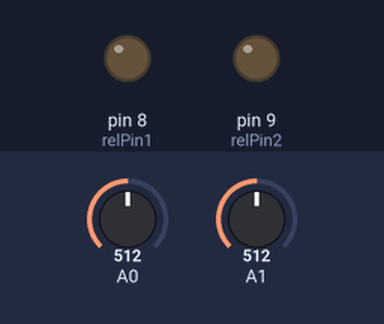
This sketch was run on a simulated Arduino Uno, built with avr-gcc and run on an emulated ATmega328P. Shown: output pins drawn as LEDs (lit = HIGH). The test bench sets the inputs (shaded band); at power-on: A0 = 512, A1 = 512. What the sketch prints to the serial monitor is not drawn.

Above: at 5.2 s.
5.3 s: A0 set to 491
At 6.0 s:
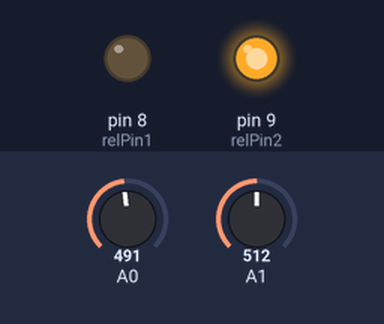
6.8 s: A0 set to 510
At 7.7 s:
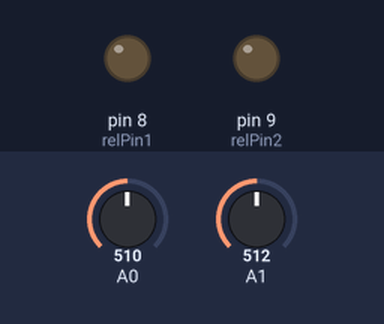
9.8 s: A0 set to 490
At 10.4 s:
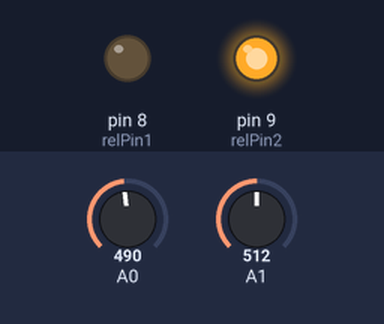
Timing chart, 0 to 12.8 s (numbered marks = the images above; inputs shaded):
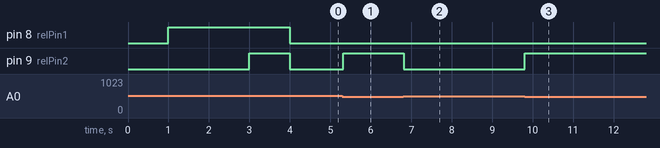

The sketch:

ReleMov.ino
```cpp
const byte relPin1 = 8;
const byte relPin2 = 9;
bool status = false;
bool newStatus = false;

void setup() {

    Serial.begin(9600);
    pinMode(relPin1, OUTPUT);
    pinMode(relPin2, OUTPUT);
    Serial.println("Запуск");
    Serial.println("Инициализация...");

    checkLamp(relPin1);
    checkLamp(relPin2);

    Serial.println("Готово");

}

void loop(){

  switchLamp(relPin1, A1);
  switchLamp(relPin2, A0);

  printStatus();

}

void checkLamp(int pin) {

    digitalWrite(pin, LOW);
    delay(1000);
    digitalWrite(pin, HIGH);
    delay(1000);

 }


void printStatus(){

  if (status != newStatus)
    {
        Serial.print("relPin1 = ");
        Serial.println(digitalRead(relPin1));
        Serial.print("relPin2 = ");
        Serial.println(digitalRead(relPin2));
        status = newStatus;
        Serial.println(analogRead(A1));
    }
}

void switchLamp(int relPin, int pinmov){

      if (analogRead(pinmov) > 500)
      {
          digitalWrite(relPin, LOW);
          Serial.println("Движение");
      }
      else
      {
          digitalWrite(relPin, HIGH);
          newStatus = false;
      }

}
```

Measured:
- the behaviour switches between 501 and 500 on A0 (found by bisection; images 0 and 1)
- after the input at 5.3 s, pin 9 (relPin2): LOW → HIGH at once
- after the input at 6.8 s, pin 9 (relPin2): HIGH → LOW at once
- after the input at 9.8 s, pin 9 (relPin2): LOW → HIGH at once
